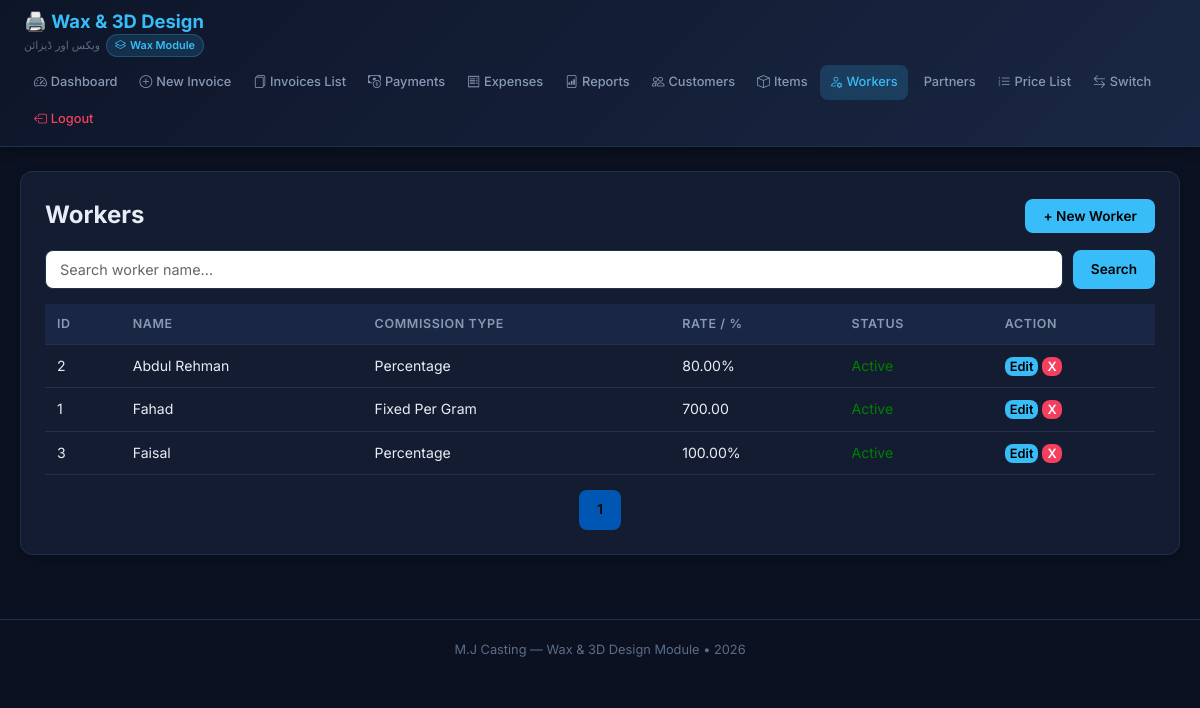
Before: /wax/workers.php (signed in) with the older database file.
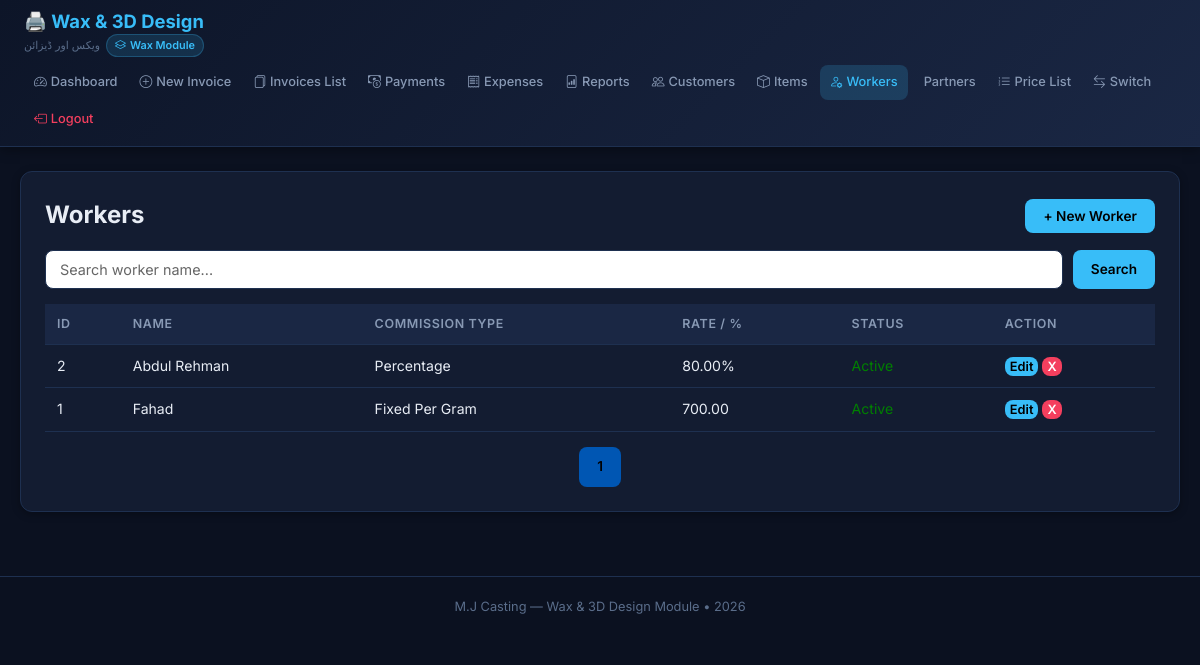
After: the same page with the newer database file.
### tables this page shows
CREATE TABLE `wax_workers` (
  `id` int(11) NOT NULL,
  `name` varchar(100) NOT NULL,
  `default_percentage` decimal(5,2) DEFAULT 80.00,
  `active` tinyint(1) DEFAULT 1,
  `commission_type` enum('percentage','fixed_per_unit') NOT NULL DEFAULT 'percentage',
  `commission_rate` decimal(10,2) NOT NULL DEFAULT 0.00
);

### wax/includes/functions.php (called while the page is built, shortened)
<?php
function format_currency($amount) {
    return number_format($amount, 2);
}

### wax/workers.php (the view, shortened to what this page needs)
<?php
require_once __DIR__ . '/includes/functions.php';
$pdo = getDB();
$search = $_GET['search'] ?? '';
$page = $_GET['page'] ?? 1;
$limit = 20;
$offset = ($page - 1) * $limit;
$where = "WHERE 1=1";
$params = [];
$stmtCount = $pdo->prepare("SELECT COUNT(*) FROM wax_workers $where");
$stmtCount->execute($params);
$total_rows = $stmtCount->fetchColumn();
$total_pages = ceil($total_rows / $limit);
$sql = "SELECT * FROM wax_workers $where ORDER BY active DESC, name ASC LIMIT $limit OFFSET $offset";
$stmt = $pdo->prepare($sql);
$stmt->execute($params);
$workers = $stmt->fetchAll();
include __DIR__ . '/templates/header.php';
?>
<div class="card">
    <div style="display: flex; justify-content: space-between; align-items: center;">
        <h2>Workers</h2>
        <button onclick="openModal()" class="btn btn-primary">+ New Worker</button>
    </div>
    <form method="GET" style="margin-top: 15px; display: flex; gap: 10px;">
        <input type="text" name="search" placeholder="Search worker name..." value="<?= htmlspecialchars($search) ?>" style="flex: 1;">
        <button type="submit" class="btn btn-primary">Search</button>
    </form>
    <table style="margin-top: 15px;">
        <thead>
            <tr>
                <th>ID</th>
                <th>Name</th>
                <th>Commission Type</th>
                <th>Rate / %</th>
                <th>Status</th>
                <th>Action</th>
            </tr>
        </thead>
        <tbody>
            <?php foreach ($workers as $w): ?>
            <tr>
                <td><?= $w['id'] ?></td>
                <td><?= htmlspecialchars($w['name']) ?></td>
                <?php $workerCommType = $w['commission_type'] ?? 'percentage'; ?>
            <td><?= $workerCommType === 'percentage' ? 'Percentage' : 'Fixed Per Gram' ?></td>
                <td><?= $workerCommType === 'percentage' ? ($w['default_percentage'] ?? 0) . '%' : format_currency($w['commission_rate'] ?? 0) ?></td>
                <td>
                    <span style="color: <?= $w['active'] ? 'green' : 'red' ?>;">
                        <?= $w['active'] ? 'Active' : 'Inactive' ?>
                    </span>
                </td>
                <td>
                    <button class="btn btn-primary" style="padding: 2px 5px; font-size: 0.8rem;"
                            onclick='editWorker(<?= json_encode($w) ?>)'>Edit</button>
                    <form method="POST" style="display:inline;" onsubmit="return confirm('Deactivate this worker?');">
                        <button type="submit" class="btn btn-danger" style="padding: 2px 5px; font-size: 0.8rem;">X</button>
                    </form>
                </td>
            </tr>
            <?php endforeach; ?>
        </tbody>
    </table>
    <div style="margin-top: 15px; display: flex; justify-content: center; gap: 5px;">
        <?php for ($i = 1; $i <= $total_pages; $i++): ?>
            <a href="?page=<?= $i ?>&search=<?= urlencode($search) ?>" class="btn btn-primary" style="<?= $i == $page ? 'background:#0056b3;' : 'background:#6c757d;' ?>"><?= $i ?></a>
        <?php endfor; ?>
    </div>
</div>
<?php include __DIR__ . '/templates/footer.php'; ?>

Changed rows visible on the page:
removed wax_workers: id "3", name "Faisal", commission_type "Percentage", default_percentage "100.00", active "Active"
